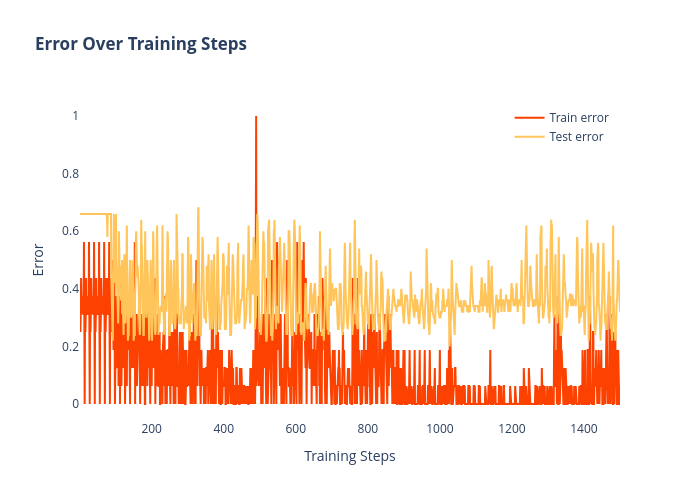

The notebook cell saved with this chart:
### Code cell
plot_metric(latest_model_outputs, "error")

### Figure 1 — Plotly figure (JSON) as saved in the notebook; plotly's stock layout.template omitted (floating-point values rounded to 4 significant figures; data arrays with more than 128 entries replaced by an {"elided": "..."} marker saying what was removed)
{"data": [{"line": {"color": "#FC4100", "dash": "solid"}, "mode": "lines", "name": "Train error", "type": "scatter", "x": {"elided": "1500 int values"}, "y": {"elided": "1500 float values"}}, {"line": {"color": "#FFC55A", "dash": "solid"}, "mode": "lines", "name": "Test error", "type": "scatter", "x": {"elided": "1500 int values"}, "y": {"elided": "1500 float values"}}], "layout": {"height": 500, "hovermode": "x unified", "legend": {"bgcolor": "rgba(255,255,255,0.7)", "x": 0.99, "xanchor": "right", "y": 0.99, "yanchor": "top"}, "paper_bgcolor": "white", "plot_bgcolor": "white", "showlegend": true, "title": {"text": "<b>Error Over Training Steps</b>"}, "width": 700, "xaxis": {"title": {"text": "Training Steps"}}, "yaxis": {"title": {"text": "Error"}}}}
